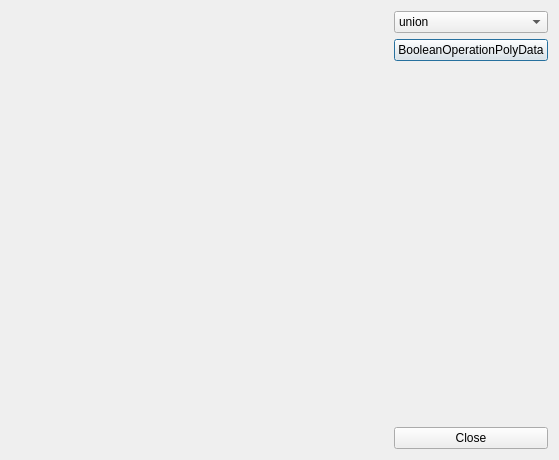
<?xml version="1.0" encoding="UTF-8"?>
<ui version="4.0">
 <class>PolyDataOpe</class>
 <widget class="QDialog" name="PolyDataOpe">
  <property name="geometry">
   <rect>
    <x>0</x>
    <y>0</y>
    <width>559</width>
    <height>460</height>
   </rect>
  </property>
  <property name="windowTitle">
   <string>Dialog</string>
  </property>
  <layout class="QGridLayout" name="gridLayout">
   <item row="0" column="0">
    <layout class="QHBoxLayout" name="horizontalLayout" stretch="8,2">
     <item>
      <widget class="QVTKWidget" name="qvtkWidget" native="true"/>
     </item>
     <item>
      <layout class="QVBoxLayout" name="verticalLayout" stretch="0,0,0,0">
       <item>
        <widget class="QComboBox" name="comboBox">
         <item>
          <property name="text">
           <string>union</string>
          </property>
         </item>
         <item>
          <property name="text">
           <string>intersection</string>
          </property>
         </item>
         <item>
          <property name="text">
           <string>difference</string>
          </property>
         </item>
        </widget>
       </item>
       <item>
        <widget class="QPushButton" name="BooleanOperationPolyDataBtn">
         <property name="text">
          <string>BooleanOperationPolyData</string>
         </property>
        </widget>
       </item>
       <item>
        <spacer name="verticalSpacer">
         <property name="orientation">
          <enum>Qt::Vertical</enum>
         </property>
         <property name="sizeHint" stdset="0">
          <size>
           <width>20</width>
           <height>40</height>
          </size>
         </property>
        </spacer>
       </item>
       <item>
        <widget class="QPushButton" name="CloseBtm">
         <property name="text">
          <string>Close</string>
         </property>
        </widget>
       </item>
      </layout>
     </item>
    </layout>
   </item>
  </layout>
 </widget>
 <customwidgets>
  <customwidget>
   <class>QVTKWidget</class>
   <extends>QWidget</extends>
   <header>QVTKWidget.h</header>
  </customwidget>
 </customwidgets>
 <resources/>
 <connections/>
</ui>
